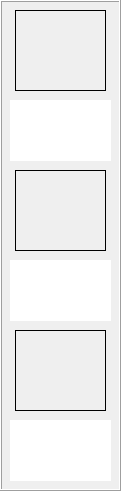
     <widget class="QFrame" name="frame">
      <property name="geometry">
       <rect>
        <x>670</x>
        <y>200</y>
        <width>121</width>
        <height>491</height>
       </rect>
      </property>
      <property name="frameShape">
       <enum>QFrame::Box</enum>
      </property>
      <property name="frameShadow">
       <enum>QFrame::Raised</enum>
      </property>
      <widget class="QLabel" name="label_10">
       <property name="geometry">
        <rect>
         <x>15</x>
         <y>10</y>
         <width>91</width>
         <height>81</height>
        </rect>
       </property>
       <property name="font">
        <font>
         <pointsize>10</pointsize>
        </font>
       </property>
       <property name="frameShape">
        <enum>QFrame::Panel</enum>
       </property>
       <property name="text">
        <string/>
       </property>
       <property name="openExternalLinks">
        <bool>true</bool>
       </property>
      </widget>
      <widget class="QLabel" name="label_11">
       <property name="geometry">
        <rect>
         <x>15</x>
         <y>170</y>
         <width>91</width>
         <height>81</height>
        </rect>
       </property>
       <property name="font">
        <font>
         <pointsize>10</pointsize>
        </font>
       </property>
       <property name="frameShape">
        <enum>QFrame::Panel</enum>
       </property>
       <property name="text">
        <string/>
       </property>
      </widget>
      <widget class="QLabel" name="label_12">
       <property name="geometry">
        <rect>
         <x>15</x>
         <y>330</y>
         <width>91</width>
         <height>81</height>
        </rect>
       </property>
       <property name="font">
        <font>
         <pointsize>10</pointsize>
        </font>
       </property>
       <property name="frameShape">
        <enum>QFrame::Panel</enum>
       </property>
       <property name="text">
        <string/>
       </property>
      </widget>
      <widget class="QTextBrowser" name="textBrowser_57">
       <property name="geometry">
        <rect>
         <x>10</x>
         <y>420</y>
         <width>101</width>
         <height>61</height>
        </rect>
       </property>
       <property name="font">
        <font>
         <family>08SeoulNamsan</family>
         <pointsize>8</pointsize>
         <weight>50</weight>
         <italic>false</italic>
         <bold>false</bold>
         <underline>false</underline>
         <strikeout>false</strikeout>
         <stylestrategy>PreferDefault</stylestrategy>
         <kerning>true</kerning>
        </font>
       </property>
       <property name="layoutDirection">
        <enum>Qt::LeftToRight</enum>
       </property>
       <property name="frameShape">
        <enum>QFrame::NoFrame</enum>
       </property>
       <property name="verticalScrollBarPolicy">
        <enum>Qt::ScrollBarAsNeeded</enum>
       </property>
       <property name="html">
        <string>&lt;!DOCTYPE HTML PUBLIC &quot;-//W3C//DTD HTML 4.0//EN&quot; &quot;http://www.w3.org/TR/REC-html40/strict.dtd&quot;&gt;
&lt;html&gt;&lt;head&gt;&lt;meta name=&quot;qrichtext&quot; content=&quot;1&quot; /&gt;&lt;style type=&quot;text/css&quot;&gt;
p, li { white-space: pre-wrap; }
&lt;/style&gt;&lt;/head&gt;&lt;body style=&quot; font-family:'08SeoulNamsan'; font-size:8pt; font-weight:400; font-style:normal;&quot;&gt;
&lt;p align=&quot;center&quot; style=&quot;-qt-paragraph-type:empty; margin-top:0px; margin-bottom:0px; margin-left:0px; margin-right:0px; -qt-block-indent:0; text-indent:0px; font-size:10pt;&quot;&gt;&lt;br /&gt;&lt;/p&gt;&lt;/body&gt;&lt;/html&gt;</string>
       </property>
      </widget>
      <widget class="QTextBrowser" name="textBrowser_56">
       <property name="geometry">
        <rect>
         <x>10</x>
         <y>260</y>
         <width>101</width>
         <height>61</height>
        </rect>
       </property>
       <property name="font">
        <font>
         <family>08SeoulNamsan</family>
         <pointsize>8</pointsize>
         <weight>50</weight>
         <italic>false</italic>
         <bold>false</bold>
         <underline>false</underline>
         <strikeout>false</strikeout>
         <stylestrategy>PreferDefault</stylestrategy>
         <kerning>true</kerning>
        </font>
       </property>
       <property name="layoutDirection">
        <enum>Qt::LeftToRight</enum>
       </property>
       <property name="frameShape">
        <enum>QFrame::NoFrame</enum>
       </property>
       <property name="verticalScrollBarPolicy">
        <enum>Qt::ScrollBarAsNeeded</enum>
       </property>
       <property name="html">
        <string>&lt;!DOCTYPE HTML PUBLIC &quot;-//W3C//DTD HTML 4.0//EN&quot; &quot;http://www.w3.org/TR/REC-html40/strict.dtd&quot;&gt;
&lt;html&gt;&lt;head&gt;&lt;meta name=&quot;qrichtext&quot; content=&quot;1&quot; /&gt;&lt;style type=&quot;text/css&quot;&gt;
p, li { white-space: pre-wrap; }
&lt;/style&gt;&lt;/head&gt;&lt;body style=&quot; font-family:'08SeoulNamsan'; font-size:8pt; font-weight:400; font-style:normal;&quot;&gt;
&lt;p align=&quot;center&quot; style=&quot;-qt-paragraph-type:empty; margin-top:0px; margin-bottom:0px; margin-left:0px; margin-right:0px; -qt-block-indent:0; text-indent:0px; font-size:10pt;&quot;&gt;&lt;br /&gt;&lt;/p&gt;&lt;/body&gt;&lt;/html&gt;</string>
       </property>
      </widget>
      <widget class="QTextBrowser" name="textBrowser_55">
       <property name="geometry">
        <rect>
         <x>10</x>
         <y>100</y>
         <width>101</width>
         <height>61</height>
        </rect>
       </property>
       <property name="font">
        <font>
         <family>08SeoulNamsan</family>
         <pointsize>8</pointsize>
         <weight>50</weight>
         <italic>false</italic>
         <bold>false</bold>
         <underline>false</underline>
         <strikeout>false</strikeout>
         <stylestrategy>PreferDefault</stylestrategy>
         <kerning>true</kerning>
        </font>
       </property>
       <property name="layoutDirection">
        <enum>Qt::LeftToRight</enum>
       </property>
       <property name="frameShape">
        <enum>QFrame::NoFrame</enum>
       </property>
       <property name="verticalScrollBarPolicy">
        <enum>Qt::ScrollBarAsNeeded</enum>
       </property>
       <property name="html">
        <string>&lt;!DOCTYPE HTML PUBLIC &quot;-//W3C//DTD HTML 4.0//EN&quot; &quot;http://www.w3.org/TR/REC-html40/strict.dtd&quot;&gt;
&lt;html&gt;&lt;head&gt;&lt;meta name=&quot;qrichtext&quot; content=&quot;1&quot; /&gt;&lt;style type=&quot;text/css&quot;&gt;
p, li { white-space: pre-wrap; }
&lt;/style&gt;&lt;/head&gt;&lt;body style=&quot; font-family:'08SeoulNamsan'; font-size:8pt; font-weight:400; font-style:normal;&quot;&gt;
&lt;p align=&quot;center&quot; style=&quot;-qt-paragraph-type:empty; margin-top:0px; margin-bottom:0px; margin-left:0px; margin-right:0px; -qt-block-indent:0; text-indent:0px;&quot;&gt;&lt;br /&gt;&lt;/p&gt;&lt;/body&gt;&lt;/html&gt;</string>
       </property>
      </widget>
     </widget>
